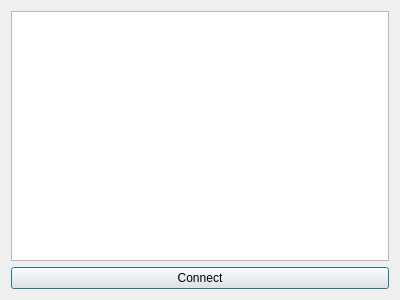
<?xml version="1.0" encoding="UTF-8"?>
<ui version="4.0">
 <class>UsbDevicesForm</class>
 <widget class="QDialog" name="UsbDevicesForm">
  <property name="geometry">
   <rect>
    <x>0</x>
    <y>0</y>
    <width>400</width>
    <height>300</height>
   </rect>
  </property>
  <property name="windowTitle">
   <string>Ports</string>
  </property>
  <layout class="QVBoxLayout" name="verticalLayout">
   <item>
    <widget class="QListWidget" name="UsbDevicesList"/>
   </item>
   <item>
    <widget class="QPushButton" name="UsbConnectButton">
     <property name="text">
      <string>Connect</string>
     </property>
    </widget>
   </item>
  </layout>
 </widget>
 <resources/>
 <connections/>
</ui>
